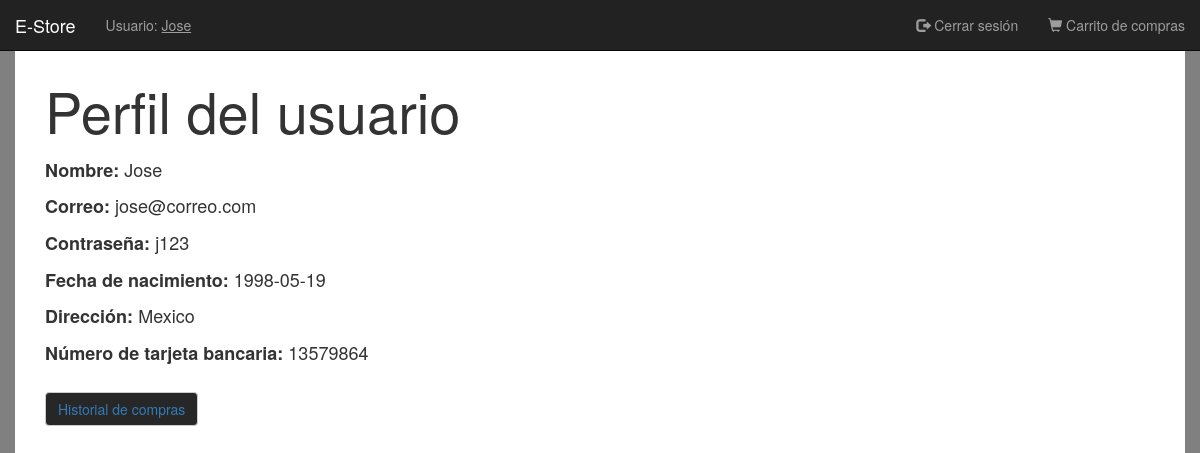
The page /php/perfil.php (signed in) on the database its author committed.
### tables this page shows
CREATE TABLE `usuarios` (
  `ID_usuario` int(5) NOT NULL,
  `Nombre` varchar(30) NOT NULL,
  `Correo` varchar(30) NOT NULL,
  `Contraseña` varchar(15) NOT NULL,
  `Fecha_nacimiento` date NOT NULL,
  `Num_tarjeta_bancaria` int(20) NOT NULL,
  `Direccion_postal` varchar(50) NOT NULL
);

### php/perfil.php (the view, shortened to what this page needs)
<?php
require_once("./config_BD.php");
$id_usuario=$_SESSION['sesion_personal']['id'];
$nombre_usuario=$_SESSION['sesion_personal']['nombre'];
$con = mysqli_connect($db_hostname, $db_username, $db_password, $db_name);
if (mysqli_connect_errno()) :
    echo "Failed to connect to MySQL: " . mysqli_connect_error();
else:
    $usuario=[];
    $result = mysqli_query($con, "SELECT * FROM usuarios WHERE ID_usuario=".$id_usuario.";");
    while ($row = mysqli_fetch_array($result)):
        array_push($usuario, array(
            "correo"=>$row['Correo'],
            "contraseña"=>$row['Contraseña'],
            "fecha_nac"=>$row['Fecha_nacimiento'],
            "num_tarjeta"=>$row['Num_tarjeta_bancaria'],
            "direccion"=>$row['Direccion_postal'],
        ));
    endwhile;
endif;
?>
<!DOCTYPE html>
<html lang="es">
<head>
    <?php include "./head_html.php" ?>
    <link rel="stylesheet" href="../css/perfil.css">
</head>
<header>
        <nav class="navbar navbar-inverse navbar-fixed-top">
            <div class="container-fluid">
                <div class="navbar-header">
                    <a class="navbar-brand" href="../index.php">E-Store</a>
                </div>
                <div class="collapse navbar-collapse" id="myNavbar">
                    <ul class="nav navbar-nav">
                        <li class="navbar-text quita_margen">
                            <a href="./perfil.php" class="navbar-link">
                                Usuario:
                                <u><?=$_SESSION['sesion_personal']['nombre']?></u>
                            </a>
                        </li>
                    </ul>
                    <ul class="nav navbar-nav navbar-right">
                        <li>
                            <a href="./cerrar_sesion.php"><span class="glyphicon glyphicon-log-out"></span> Cerrar sesión</a>
                        </li>
                        <li>
                            <a href="./carrito.php"><span class="glyphicon glyphicon-shopping-cart"></span> Carrito de compras</a>
                        </li>
                    </ul>
                </div>
            </div>
        </nav>
    </header>
<body class="container">
    <h1>Perfil del usuario</h1>
    <div class="padre">
        <section>
            <p><b>Nombre:</b> <?= $nombre_usuario;?></p>
            <p><b>Correo:</b> <?= $usuario[0]['correo'];?></p>
            <p><b>Contraseña:</b> <?= $usuario[0]['contraseña'];?></p>
            <p><b>Fecha de nacimiento:</b> <?= $usuario[0]['fecha_nac'];?></p>
            <p><b>Dirección:</b> <?= $usuario[0]['direccion'];?></p>
            <p><b>Número de tarjeta bancaria:</b> <?= $usuario[0]['num_tarjeta'];?></p>
        </section>
    </div>
    <a href="historial_compras.php"><input type="submit" class="btn btn-default boton"
            value="Historial de compras "></a>
</body>
</html>

### css/perfil.css (style rules this page uses)
html { width: 100%; height: 100%; background-color:gray; background-repeat: no-repeat; background-size: cover; }
.container { height: min-content; padding: 60px 3rem 3rem 3rem; }
.navbar-text { margin: 0; }
.boton { background-color: #272727; color: var(--blanco); margin-top: 5px; }
h1 { font-size: 4em; }
p { margin-top: .5rem; font-size: large; }
section { min-width: fit-content; width: 50%; }
.padre { margin-bottom: 1rem; display: flex; flex-direction: row; flex-wrap: wrap; }

### rows shown on the page
usuarios: Correo "jose@correo.com", Contraseña "j123", Fecha_nacimiento "1998-05-19", Direccion_postal "Mexico", Num_tarjeta_bancaria "13579864"

### other values the page prints
$_SESSION['sesion_personal']['nombre'] "Jose"
$nombre_usuario "Jose"
